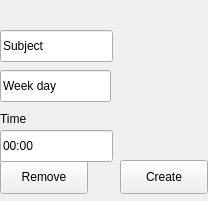
<?xml version="1.0" encoding="UTF-8"?>
<ui version="4.0">
 <class>Lesson</class>
 <widget class="QFrame" name="Lesson">
  <property name="geometry">
   <rect>
    <x>0</x>
    <y>0</y>
    <width>208</width>
    <height>201</height>
   </rect>
  </property>
  <property name="windowTitle">
   <string>Lesson</string>
  </property>
  <widget class="QLineEdit" name="subject">
   <property name="geometry">
    <rect>
     <x>0</x>
     <y>30</y>
     <width>113</width>
     <height>32</height>
    </rect>
   </property>
   <property name="text">
    <string>Subject</string>
   </property>
  </widget>
  <widget class="QLineEdit" name="week_day">
   <property name="geometry">
    <rect>
     <x>0</x>
     <y>70</y>
     <width>111</width>
     <height>32</height>
    </rect>
   </property>
   <property name="text">
    <string>Week day</string>
   </property>
  </widget>
  <widget class="QLabel" name="label">
   <property name="geometry">
    <rect>
     <x>0</x>
     <y>110</y>
     <width>58</width>
     <height>18</height>
    </rect>
   </property>
   <property name="text">
    <string>Time</string>
   </property>
  </widget>
  <widget class="QPushButton" name="create">
   <property name="geometry">
    <rect>
     <x>120</x>
     <y>160</y>
     <width>88</width>
     <height>34</height>
    </rect>
   </property>
   <property name="text">
    <string>Create</string>
   </property>
  </widget>
  <widget class="QPushButton" name="remove">
   <property name="geometry">
    <rect>
     <x>0</x>
     <y>160</y>
     <width>88</width>
     <height>34</height>
    </rect>
   </property>
   <property name="text">
    <string>Remove</string>
   </property>
  </widget>
  <widget class="QLineEdit" name="time">
   <property name="geometry">
    <rect>
     <x>0</x>
     <y>130</y>
     <width>113</width>
     <height>32</height>
    </rect>
   </property>
   <property name="text">
    <string>00:00</string>
   </property>
  </widget>
 </widget>
 <resources/>
 <connections/>
</ui>
